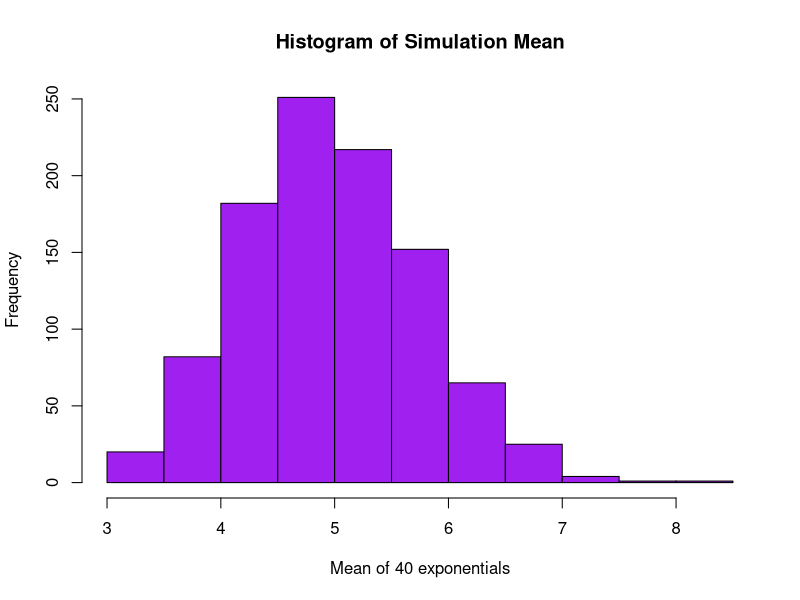
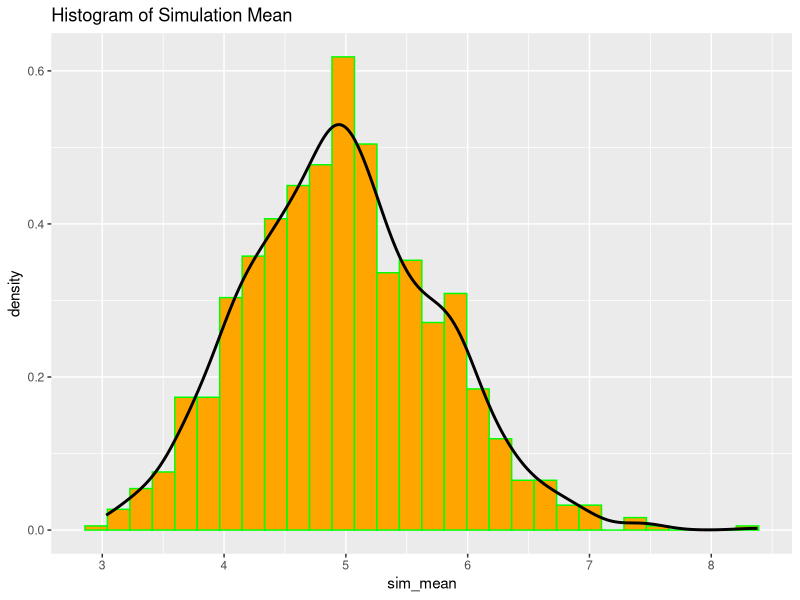
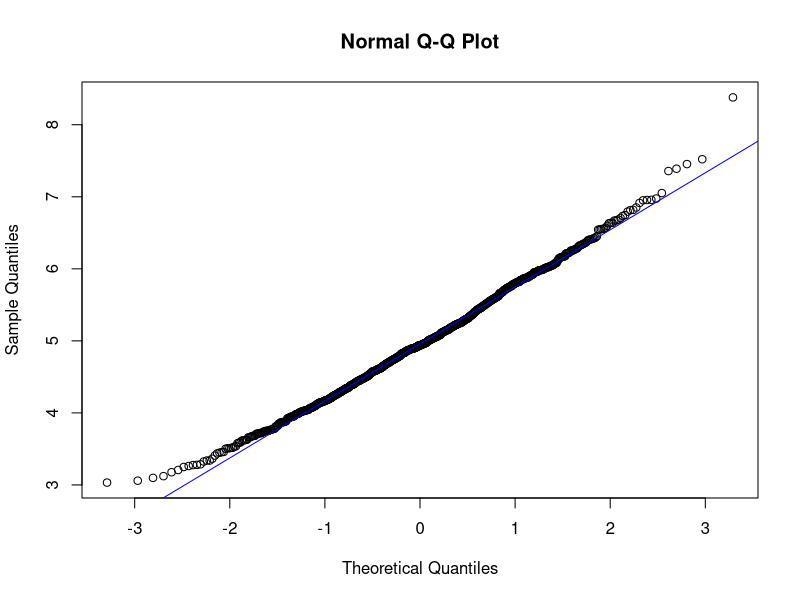

R code for these plots, in order:
## ---- chunk 1
#install the packages needed
library(knitr)
library(ggplot2)
#making the report reproducible
set.seed(12345)
## ---- chunk 2
#setting variations for the simulation
n <- 40
lamda <- 0.2
sim <- 1000
#Create a matrix with 1000 rows and columns 40 of random simulations
matsim <- matrix(rexp(sim * n,rate = lamda),sim,n)
#Calculate the means and plot
sim_mean <- rowMeans(matsim)
hist(sim_mean, xlab="Mean of 40 exponentials",ylab="Frequency",main="Histogram of Simulation Mean",col="purple")
## ---- chunk 3
sample_mean <- mean(sim_mean)
sample_mean
## ---- chunk 4
theoritical_mean <- 1/lamda
theoritical_mean
## ---- chunk 5
sample_var <- var(sim_mean)
sample_var
## ---- chunk 6
theoretical_var <- (1/lamda)^2/n
theoretical_var
## ---- chunk 7
plotnorm <- data.frame(sim_mean)
g <- ggplot(plotnorm,aes(x=sim_mean))
g=g+geom_histogram(aes(y=after_stat(density)),colour="green",fill="orange")
g=g+geom_density(colour="black", size=1)
g=g+ggtitle("Histogram of Simulation Mean")
g
## ---- chunk 8
sample_conf <- round(mean(sim_mean)+c(-1,1)*1.96*sd(sim_mean)/sqrt(n),3)
sample_conf
## ---- chunk 9
theoretical_conf <- round(mean(theoritical_mean)+c(-1,1)*1.96*sqrt(theoretical_var)/sqrt(n),3)
theoretical_conf
## ---- chunk 10
qqnorm(sim_mean,main = "Normal Q-Q Plot", xlab="Theoretical Quantiles",ylab="Sample Quantiles")
qqline(sim_mean,col="blue")
